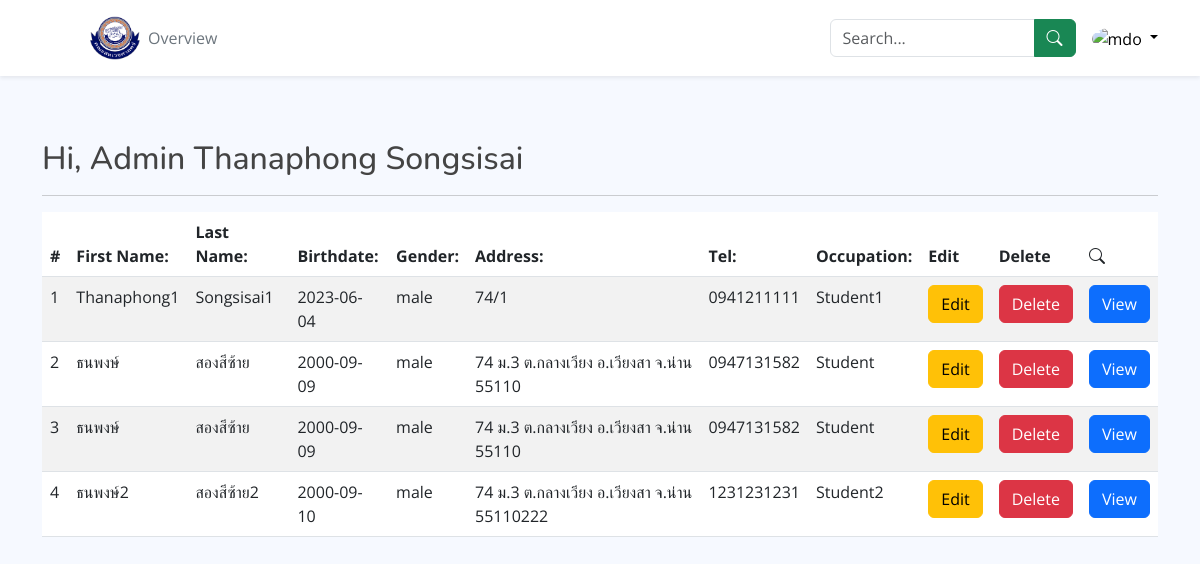
The app's page /admin.php, older data.
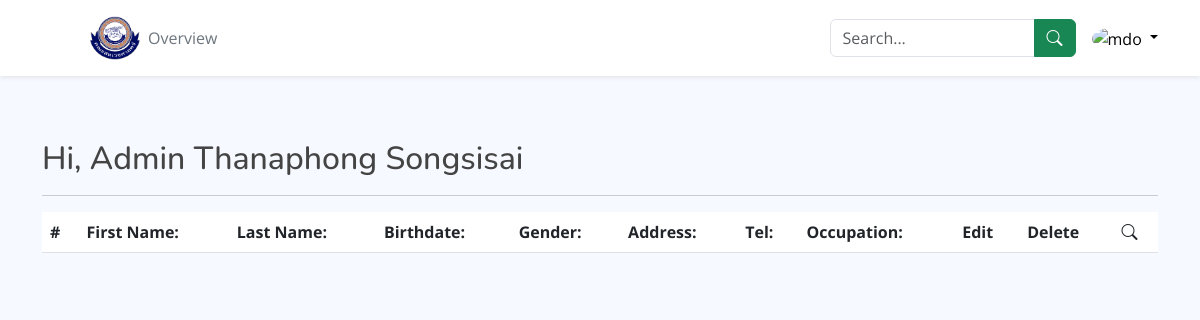
The same page, newer data.
### tables this page shows
CREATE TABLE `personal_information` (
  `pi_id` int(11) NOT NULL,
  `pi_firstname` varchar(255) NOT NULL,
  `pi_lastname` varchar(255) NOT NULL,
  `pi_birthdate` varchar(255) NOT NULL,
  `pi_gender` varchar(255) NOT NULL,
  `pi_address` varchar(255) NOT NULL,
  `pi_tel` varchar(255) NOT NULL,
  `pi_occupation` varchar(255) NOT NULL,
  `pi_created_date` timestamp NOT NULL DEFAULT current_timestamp()
);

### admin.php (the view, shortened to what this page needs)
<?php
require_once("process/config.php");
?>
<!DOCTYPE html>
<html lang="en">
  <head>
    <link href="assets/vendor/bootstrap/css/bootstrap.min.css" rel="stylesheet" />
    <link href="assets/vendor/bootstrap-icons/bootstrap-icons.css" rel="stylesheet" />
    <link href="assets/vendor/boxicons/css/boxicons.min.css" rel="stylesheet" />
    <link rel="stylesheet" href="assets/css/admin.css" />
  </head>
  <body>
    <header class="p-3 mb-3 bg-white shadow-sm">
      <div class="container">
        <div class="d-flex flex-wrap align-items-center justify-content-center justify-content-lg-start">
          <a href="index.php" class="d-flex align-items-center mb-2 mb-lg-0 link-body-emphasis text-decoration-none">
            <svg class="bi me-2" width="40" height="32" role="img" aria-label="Bootstrap">
              <use xlink:href="#bootstrap"></use>
            </svg>
            <img src="assets/img/logo.png" width="50" alt="">
          </a>
          <ul class="nav col-12 col-lg-auto me-lg-auto mb-2 justify-content-center mb-md-0">
            <li><a href="#" class="nav-link px-2 link-secondary">Overview</a></li>
          </ul>
          <form class="col-12 col-lg-auto mb-3 mb-lg-0 me-lg-3" role="search">
            <div class="input-group">
              <input type="search" class="form-control" placeholder="Search..." aria-label="Search" />
              <button type="submit" class="input-group-text btn btn-success"><i class="bi bi-search"></i></button>
            </div>
          </form>
          <div class="dropdown text-end">
            <a
              href="#"
              class="d-block link-body-emphasis text-decoration-none dropdown-toggle"
              data-bs-toggle="dropdown"
              aria-expanded="false"
            >
              <img src="https://github.com/mdo.png" alt="mdo" width="32" height="32" class="rounded-circle" />
            </a>
          </div>
        </div>
      </div>
    </header>
    <section class="container pt-md-5">
      <h2 class="">Hi, Admin Thanaphong Songsisai</h2>
      <hr>
      <div class="table-responsive">
        <table class="table table-striped">
          <thead>
            <tr>
              <th>#</th>
              <th>First Name:</th>
              <th>Last Name:</th>
              <th>Birthdate:</th>
              <th>Gender:</th>
              <th>Address:</th>
              <th>Tel:</th>
              <th>Occupation:</th>
              <th>Edit</th>
              <th>Delete</th>
              <th><i class="bi bi-search"></i></th>
            </tr>
          </thead>
          <tbody>
            <?php
              $select_stmt = $db->prepare("SELECT * FROM personal_information");
              $select_stmt->execute();
              while ($row = $select_stmt->fetch(PDO::FETCH_ASSOC)) {
            ?>
            <tr>
              <td><?php echo $row["pi_id"]; ?></td>
              <td><?php echo $row["pi_firstname"]; ?></td>
              <td><?php echo $row["pi_lastname"]; ?></td>
              <td><?php echo $row["pi_birthdate"]; ?></td>
              <td><?php echo $row["pi_gender"]; ?></td>
              <td><?php echo $row["pi_address"]; ?></td>
              <td><?php echo $row["pi_tel"]; ?></td>
              <td><?php echo $row["pi_occupation"]; ?></td>
              <td><a href="edit.php?pi_id=<?php echo $row['pi_id']; ?>" class="btn btn-warning">Edit</a></td>
              <td><a href="process/delete.php?delete=<?php echo $row['pi_id']; ?>" class="btn btn-danger" onclick="return confirm('Are you sure you want to delete?');">Delete</a></td>
              <td><a href="details.php?pi_id=<?php echo $row['pi_id']; ?>" class="btn btn-primary">View</a></td>
            </tr>
            <?php } ?>
          </tbody>
        </table>
      </div>
    </section>
  </body>
</html>

### assets/css/admin.css (style rules this page uses)
:root { scroll-behavior: smooth; }
body { font-family: "Open Sans", sans-serif; background: #f6f9ff; color: #444444; }
a { color: #4154f1; text-decoration: none; }
h1, h2, h3, h4, h5, h6 { font-family: "Nunito", sans-serif; }

Row changes from the older to the newer data that the page shows:
removed personal_information: pi_id "1", pi_firstname "Thanaphong1", pi_lastname "Songsisai1", pi_birthdate "2023-06-04", pi_gender "male", pi_address "74/1", pi_tel "0941211111", pi_occupation "Student1"
removed personal_information: pi_id "2", pi_firstname "ธนพงษ์", pi_lastname "สองสีซ้าย", pi_birthdate "2000-09-09", pi_gender "male", pi_address "74 ม.3 ต.กลางเวียง อ.เวียงสา จ.น่าน 55110", pi_tel "0947131582", pi_occupation "Student"
removed personal_information: pi_id "3", pi_firstname "ธนพงษ์", pi_lastname "สองสีซ้าย", pi_birthdate "2000-09-09", pi_gender "male", pi_address "74 ม.3 ต.กลางเวียง อ.เวียงสา จ.น่าน 55110", pi_tel "0947131582", pi_occupation "Student"
removed personal_information: pi_id "4", pi_firstname "ธนพงษ์2", pi_lastname "สองสีซ้าย2", pi_birthdate "2000-09-10", pi_gender "male", pi_address "74 ม.3 ต.กลางเวียง อ.เวียงสา จ.น่าน 55110222", pi_tel "1231231231", pi_occupation "Student2"
